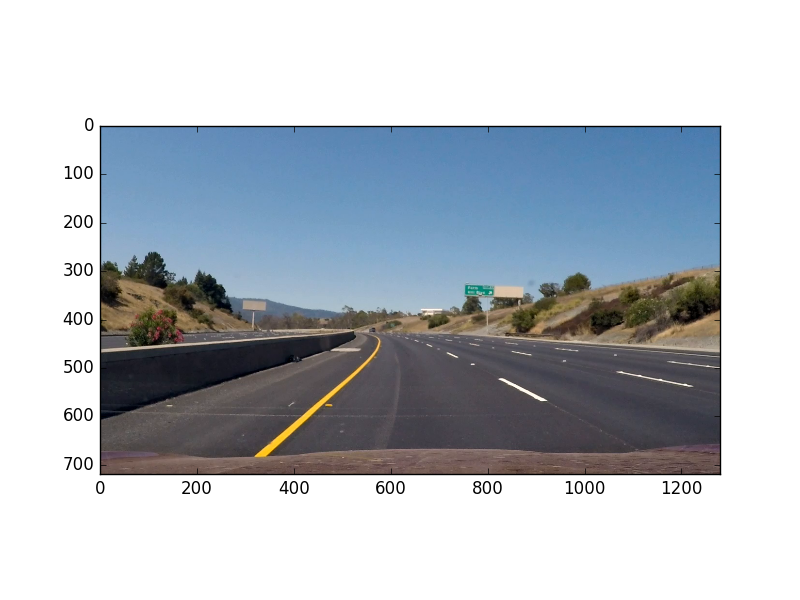
#> input picture pics/input_image.png, 800 x 600 px
$ python -i project.py   (imports and definitions only)   (older library calls are emulated)
#> lines starting #> are read from the running program, lines starting #| are printed output that depends on the picture; after the words box and inside, x2 and y2 are one past the last pixel; in counts of white or black regions, pixels touching at a corner belong together
import numpy as np
import cv2
import matplotlib.pyplot as plt
import matplotlib.image as mpimg
import glob
import collections
import pickle

# Define a class to receive the characteristics of each line detection
class Line():
    def __init__(self, line_side):
        self.line_side = line_side
        # was the line detected in the last iteration?
        self.detected = False
        # x values of the last n fits of the line
        #self.recent_xfitted = []
        self.recent_xfitted = collections.deque(maxlen=10)
        self.recent_fitted = collections.deque(maxlen=10)
        #average x values of the fitted line over the last n iterations
        self.bestx = None
        #polynomial coefficients averaged over the last n iterations
        self.best_fit = None
        #polynomial coefficients for the most recent fit
        self.current_fit = [np.array([False])]
        #radius of curvature of the line in some units
        #collections.deque(maxlen=10)None
        self.radius_of_curvature = collections.deque(maxlen=10)
        #distance in meters of vehicle center from the line
        self.line_base_pos = None
        #difference in fit coefficients between last and new fits
        self.diffs = np.array([0,0,0], dtype='float')
        #x values for detected line pixels
        self.allx = None
        #y values for detected line pixels
        self.ally = None

        self.lane_inds = collections.deque(maxlen=30)
        self.avg_lane_inds = None
        self.avg_curvature = None

    # [164 lines left out: functions get_curvature, find_lines, find_lines_in_margin, not called in this run]

class MyVideoProcessor(object):

    # constructor function
    def __init__(self):
        # values of the last n fits of the line
        self.past_frames_left = []
        self.past_frames_right = []
        #polynomial coefficients averaged over the last n iterations
        self.best_fit_left = None
        self.best_fit_right = None
        # Lane line instantiations
        self.left_line = Line("left")
        self.right_line = Line("right")
        # Misc global variables
        self.frame_counter = 0
        self.LIMIT = 60
        self.vehicle_pos = collections.deque(maxlen=50)
        self.avg_vehicle_pos = None

    # [46 lines left out: functions calibrate_cameras, undistort, not called in this run]

    def mask(self,img):
        #Thresholds
        yellow_lower_filter = np.array([0, 100, 100])
        yellow_upper_filter = np.array([80, 255, 255])

        white_lower_filter = np.array([200, 200, 200])
        white_upper_filter = np.array([255, 255, 255])

        #yellow masking
        hsv = cv2.cvtColor(img, cv2.COLOR_RGB2HSV)
#> hsv: shape (600, 800, 3); mean H, S, V 40.6, 34.3, 200.1
        yellow_mask = cv2.inRange(hsv, yellow_lower_filter, yellow_upper_filter)
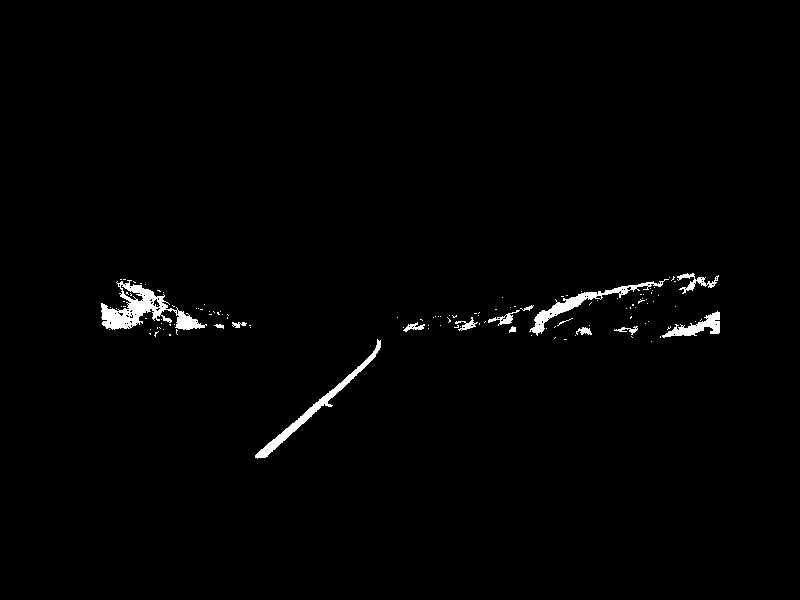
#> yellow_mask: shape (600, 800); 1.2% white; 125 white regions (110 under 20 px), largest, box (x1, y1, x2, y2) and area: (101, 280, 207, 330) 1911, (255, 339, 381, 459) 1146, (529, 279, 669, 336) 1056
        yellow_mask = cv2.bitwise_and(img, img, mask=yellow_mask)
#> yellow_mask: shape (600, 800, 3)

        #white masking
        rgb = img
        white_mask = cv2.inRange(rgb, white_lower_filter, white_upper_filter)
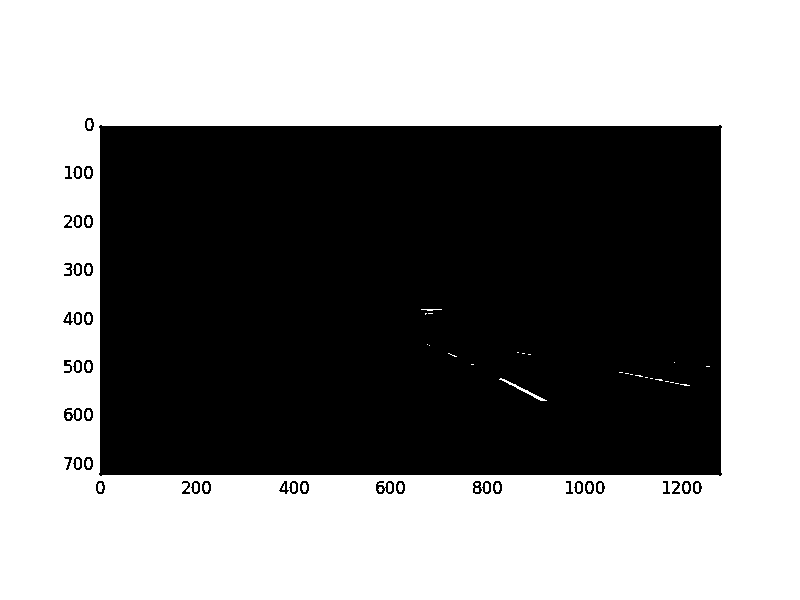
#> white_mask: shape (600, 800); 54.4% white; 42 black regions, largest, box (x1, y1, x2, y2) and area: (99, 125, 722, 476) 216486, (64, 408, 82, 421) 127, (376, 481, 394, 494) 127
        white_mask = cv2.bitwise_and(img, img, mask=white_mask)
#> white_mask: shape (600, 800, 3)

        #combined masks
        combined_mask = cv2.addWeighted(white_mask, 1., yellow_mask, 1., 0.)

        #convert to binary image
        # Just convert to grayscale and then set a threshold for anything greater then 0 for that gray
        gray_mask = cv2.cvtColor(combined_mask, cv2.COLOR_RGB2GRAY)
        binary = np.zeros_like(gray_mask)
        binary[(gray_mask > 0)] = 1
        return binary

    # [114 lines left out: functions transform, get_vehicle_position, pipeline_function, not called in this run]

# [34 lines not run here, left out]

>>> import cv2
>>> picture = cv2.cvtColor(cv2.imread('pics/input_image.png'), cv2.COLOR_BGR2RGB)
>>> result = MyVideoProcessor().mask(picture)
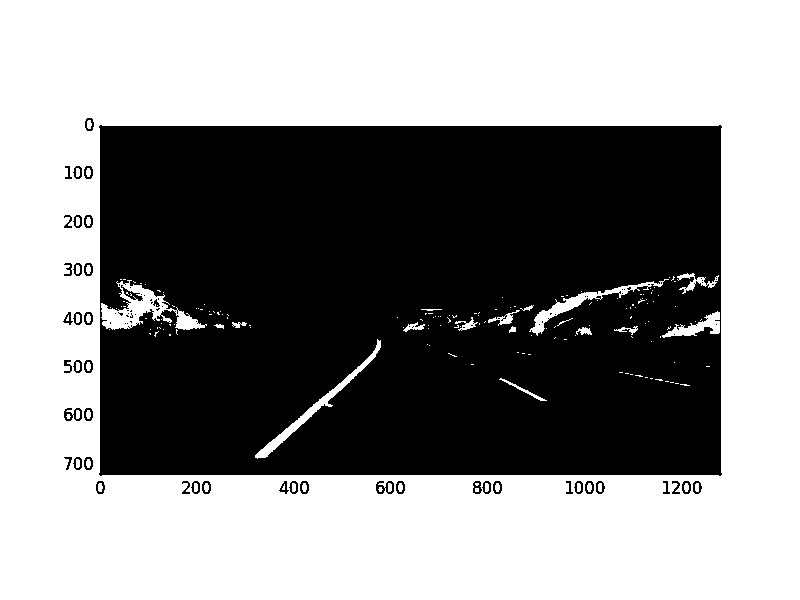
#> result: shape (600, 800); values 0 (black) and 1 (white), 55.6% white; 89 black regions (45 under 20 px), largest, box (x1, y1, x2, y2) and area: (99, 125, 722, 476) 210356, (64, 408, 82, 421) 127, (376, 481, 394, 494) 127

$ run again, on pics/margin_best_fit.png
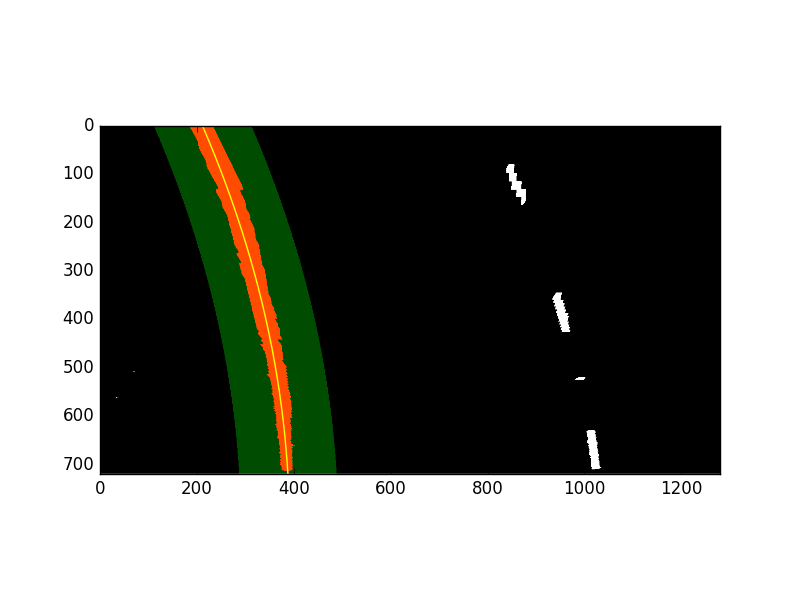
#> input picture pics/margin_best_fit.png, 800 x 600 px
#> hsv: shape (600, 800, 3); mean H, S, V 3.5, 18, 147.2
#> in mask, `yellow_mask = cv2.inRange(hsv, yellow_lower_filter, yellow_upper_filter)`:
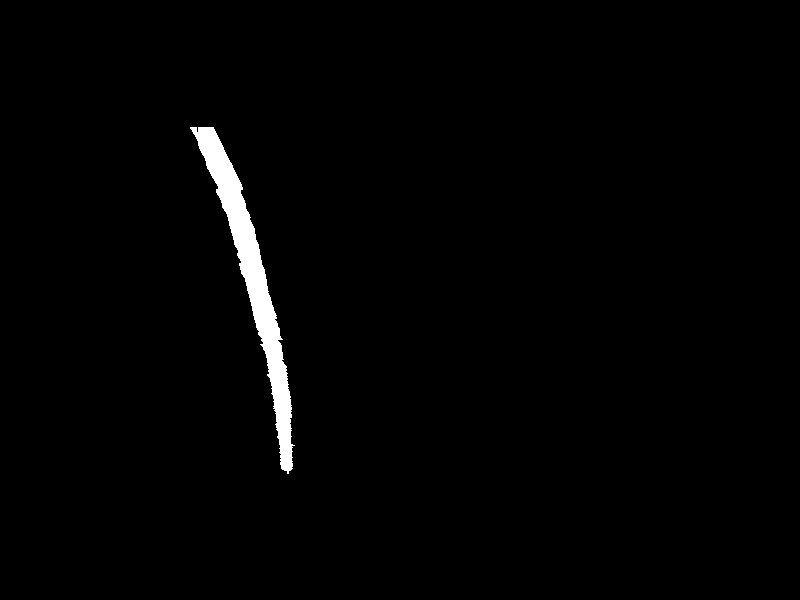
#> yellow_mask: shape (600, 800); 1.5% white; 1 white region, box (x1, y1, x2, y2) and area: (190, 127, 295, 474) 7018
#> `result = MyVideoProcessor().mask(picture)`:
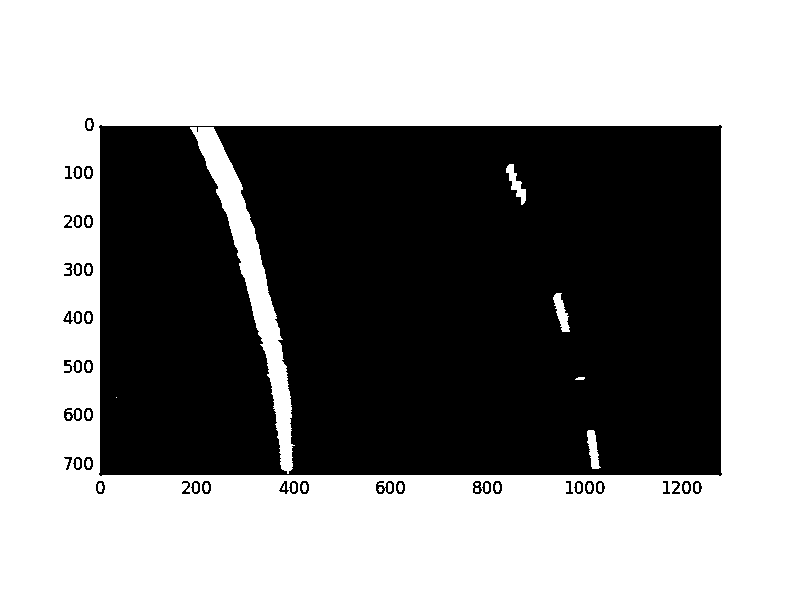
#> result: shape (600, 800); values 0 (black) and 1 (white), 56% white; 42 black regions, largest, box (x1, y1, x2, y2) and area: (99, 125, 722, 476) 208731, (64, 408, 82, 421) 127, (376, 481, 394, 494) 127

$ run again, on pics/polygon.png
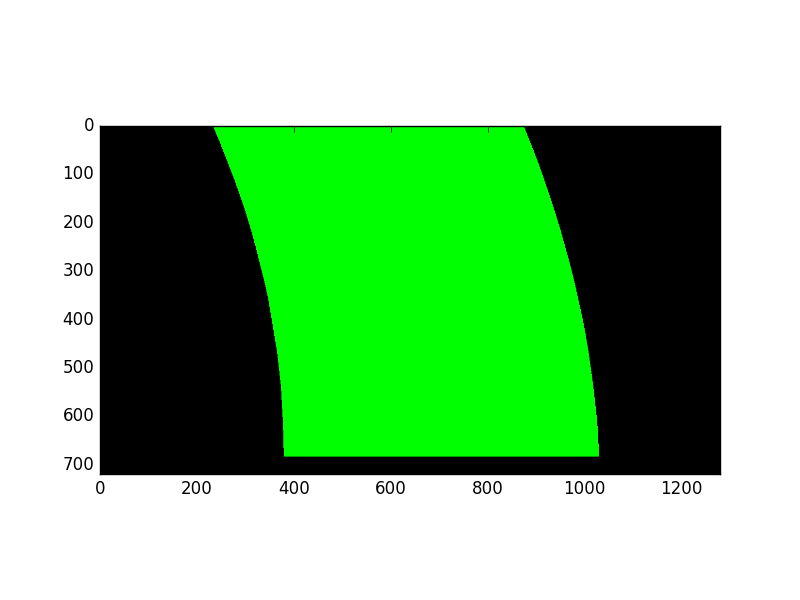
#> input picture pics/polygon.png, 800 x 600 px
#> picture is the input picture: shape (600, 800, 3); mean R, G, B 138.7, 193.1, 138.7
#> hsv: shape (600, 800, 3); mean H, S, V 12.9, 54.7, 193.1
#> in mask, `yellow_mask = cv2.inRange(hsv, yellow_lower_filter, yellow_upper_filter)`:
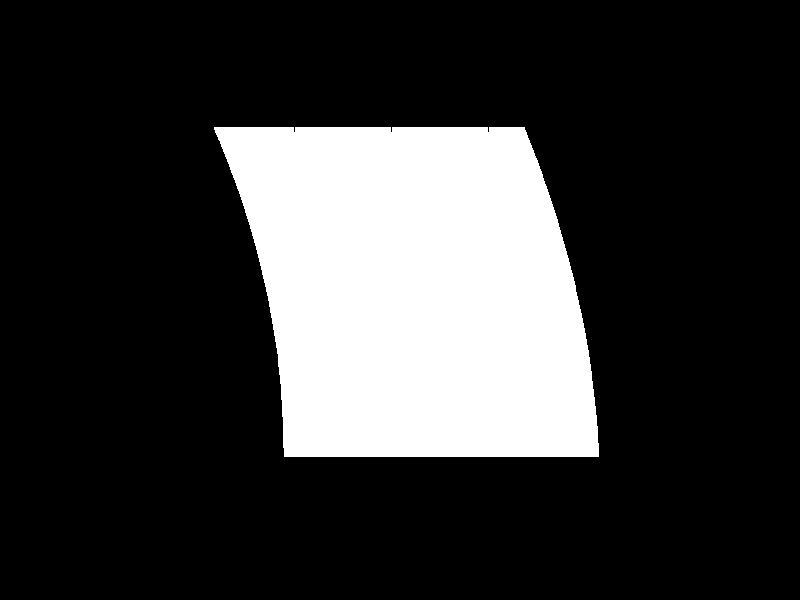
#> yellow_mask: shape (600, 800); 21.4% white; 1 white region, box (x1, y1, x2, y2) and area: (214, 127, 599, 457) 102738
#> `result = MyVideoProcessor().mask(picture)`:
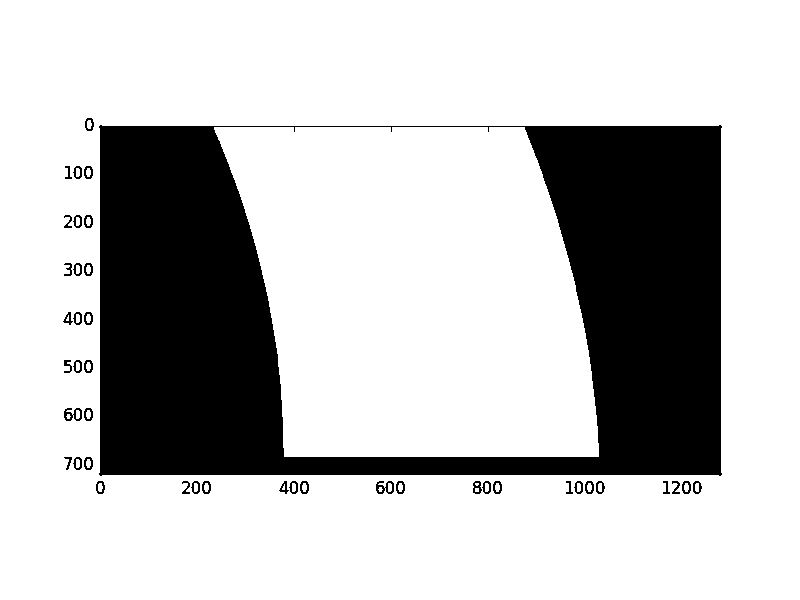
#> result: shape (600, 800); values 0 (black) and 1 (white), 75.7% white; 42 black regions, largest, box (x1, y1, x2, y2) and area: (99, 125, 722, 476) 114007, (64, 408, 82, 421) 127, (376, 481, 394, 494) 127
